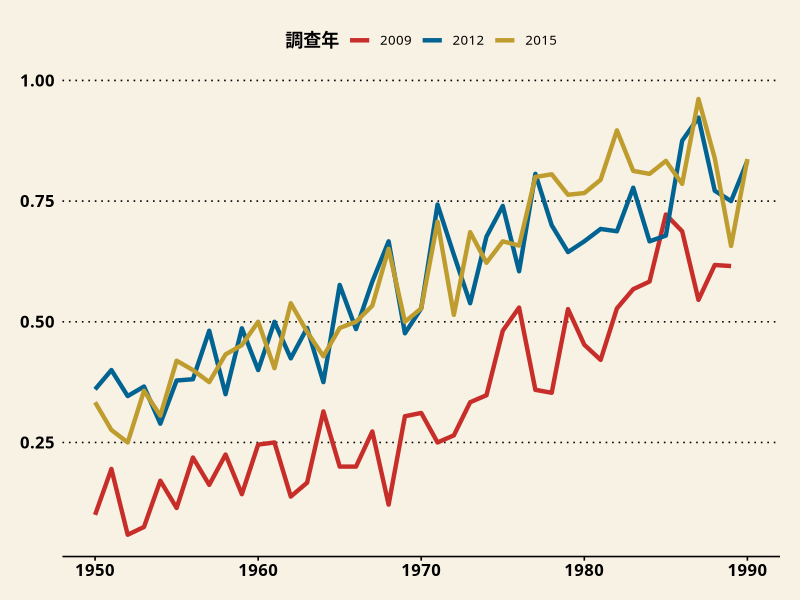
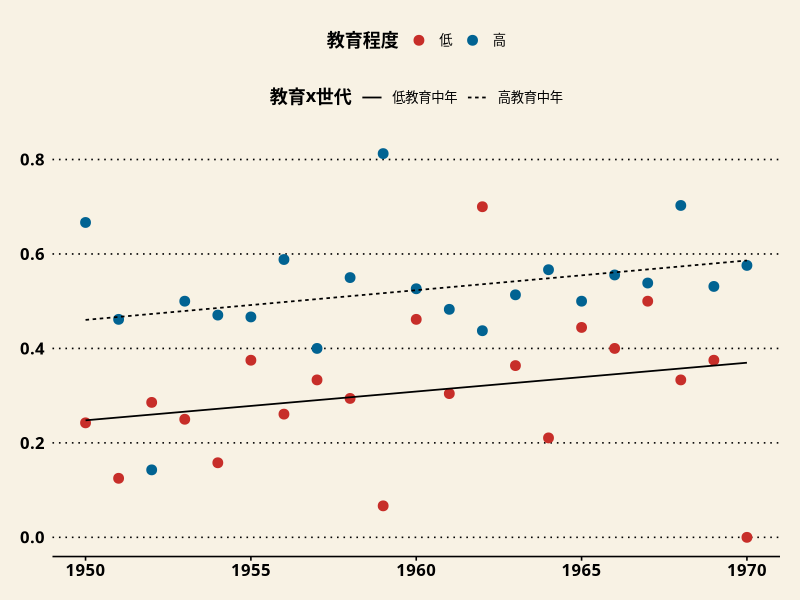
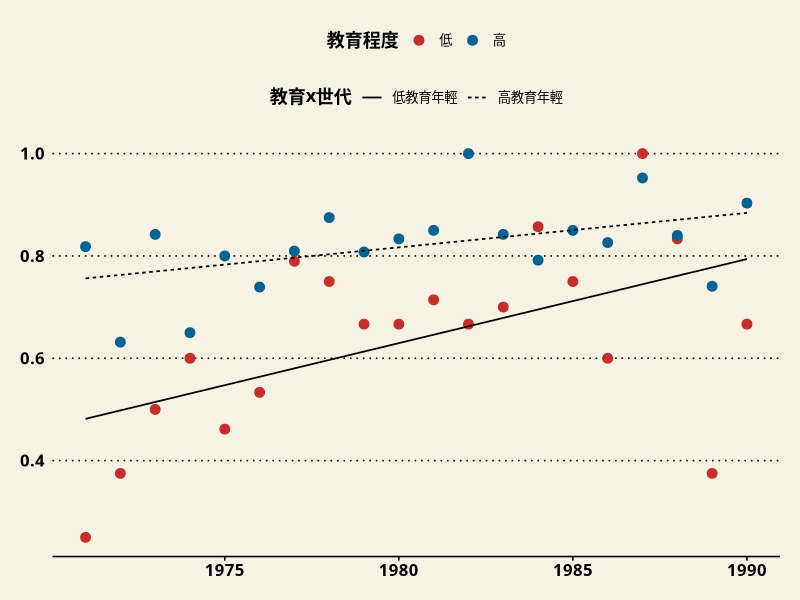
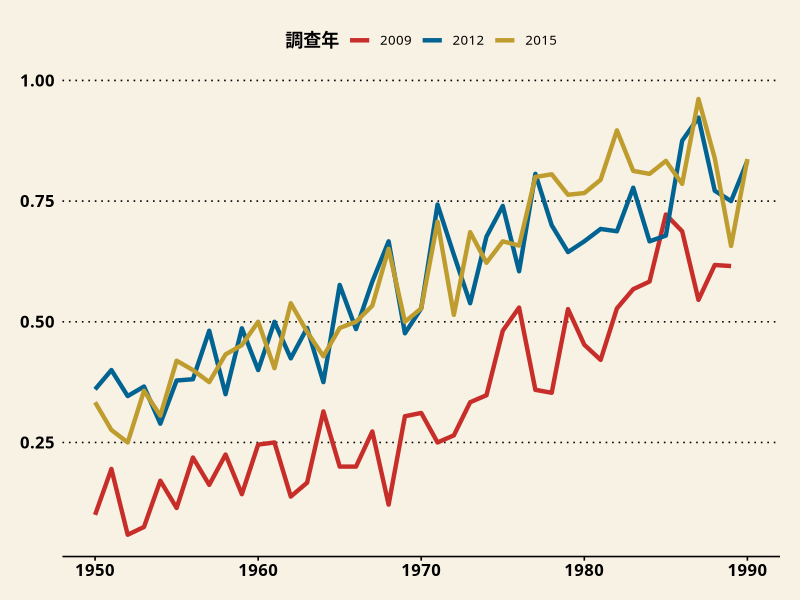
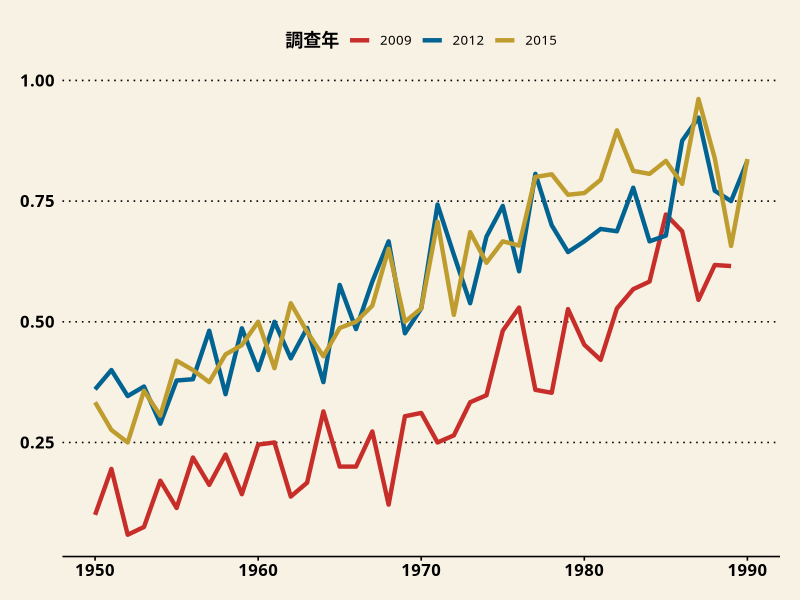
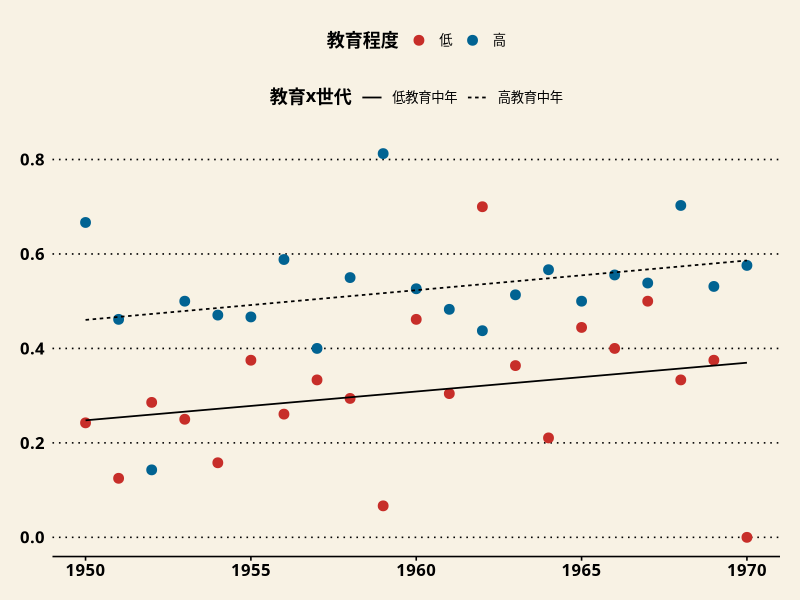
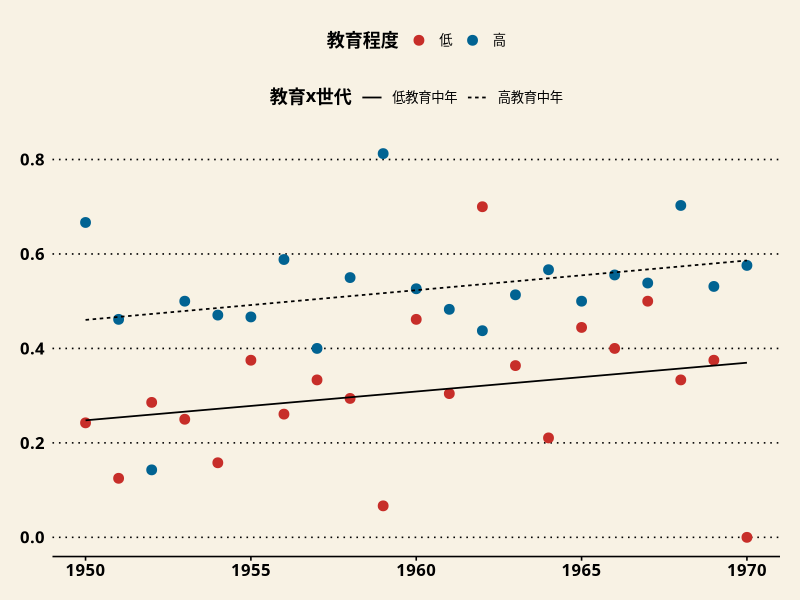
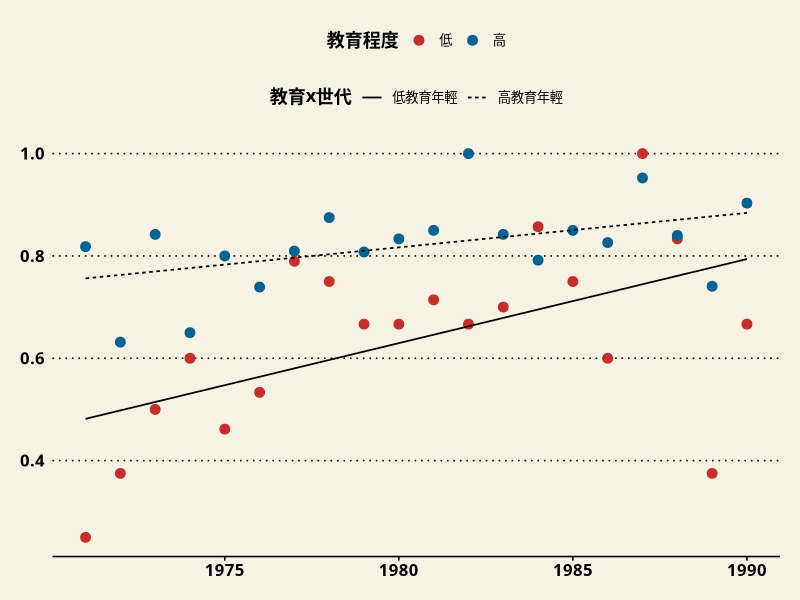

The R source for these figures, in order:

install.packages("ggplot2")
install.packages("ggthemes")
install.packages("reshape2")
install.packages("svglite")


library(ggplot2)
library(ggthemes)
library(reshape2)
library(svglite)

setwd("") 
#請設為自己電腦的路徑
#--------------------------------------------------------------------------

# graph 3
graph_3 <- read.csv("graph_3.csv")
graph_3 <- as.data.frame.matrix(graph_3) 

colnames(graph_3) <- c("調查年","出生世代","贊成程度")
#graph_3$出生世代 <- as.factor(graph_3$出生世代)
graph_3$調查年 <- as.factor(graph_3$調查年)


pic_3 <- ggplot(graph_3,aes(x = 出生世代, y = 贊成程度, col = 調查年)) +
  geom_line(size=1.5)+
# geom_point(size = 3) + theme_grey(base_family = "Heiti TC Light")+
theme_wsj(base_size = 12, base_family = "Source Han Sans Normal", 
          title_family = "Source Han Sans") + #控制基本字體大小與字型
  scale_colour_wsj("colors6") +#作用不確定，好像也沒有別的選項
  theme(text = element_text(size=12), #控制基本字體大小
        legend.title = element_text(size=13, face = "bold"), #控制圖例標題字體大小
  ) 
pic_3
ggsave("graph3.jpg", width=8, height=4.5)
ggsave("graph3.svg", width=8, height=4.5)

# graph 4-1
graph_4 <- read.csv("graph_4.csv")
graph_4 <- as.data.frame.matrix(graph_4) 

colnames(graph_4) <- c("出生世代","教育程度","贊成程度","treatment")

graph_4$教育程度 <- as.character(graph_4$教育程度)
graph_4$教育程度[graph_4$教育程度 == "1"] <- "低"
graph_4$教育程度[graph_4$教育程度 == "2"] <- "高"
graph_4$教育程度 <- as.factor(graph_4$教育程度)

graph_4["教育x世代"] <- NA
graph_4$"教育x世代"[graph_4$教育程度 == "高"&graph_4$treatment == 0] <- "高教育中年"
graph_4$"教育x世代"[graph_4$教育程度 == "高"&graph_4$treatment == 1] <- "高教育年輕"
graph_4$"教育x世代"[graph_4$教育程度 == "低"&graph_4$treatment == 0] <- "低教育中年"
graph_4$"教育x世代"[graph_4$教育程度 == "低"&graph_4$treatment == 1] <- "低教育年輕"

graph_4$treatment <- as.factor(graph_4$treatment)
graph_4$"教育x世代" <- as.factor(graph_4$"教育x世代")

pic_4_1 <- ggplot(data=subset(graph_4,treatment==0),aes(x = 出生世代, y = 贊成程度, col = 教育程度, lty=教育x世代)) +
  geom_point(size = 3) + theme_grey(base_family = "Heiti TC Light")+
  geom_smooth(method = "lm", se = FALSE,color="black",size=0.6) +
  theme_wsj(base_size = 12, base_family = "Source Han Sans Normal", 
            title_family = "Source Han Sans") + #控制基本字體大小與字型
  scale_colour_wsj("colors6") +#作用不確定，好像也沒有別的選項
  theme(text = element_text(size=12), #控制基本字體大小
        legend.title = element_text(size=13, face = "bold"), #控制圖例標題字體大小
  ) 
pic_4_1
ggsave("graph4_1.jpg", width=8, height=4.5)
ggsave("graph4_1.svg", width=8, height=4.5)




# graph 4-2

pic_4_2 <- ggplot(data=subset(graph_4,treatment==1),aes(x = 出生世代, y = 贊成程度, col = 教育程度, lty=教育x世代)) +
  geom_point(size = 3) + theme_grey(base_family = "Heiti TC Light")+
  geom_smooth(method = "lm", se = FALSE,color="black",size=0.6) +
  theme_wsj(base_size = 12, base_family = "Source Han Sans Normal", 
            title_family = "Source Han Sans") + #控制基本字體大小與字型
  scale_colour_wsj("colors6") +#作用不確定，好像也沒有別的選項
  theme(text = element_text(size=12), #控制基本字體大小
        legend.title = element_text(size=13, face = "bold"), #控制圖例標題字體大小
  ) 
pic_4_2
ggsave("graph4_2.jpg", width=8, height=4.5)
ggsave("graph4_2.svg", width=8, height=4.5)
